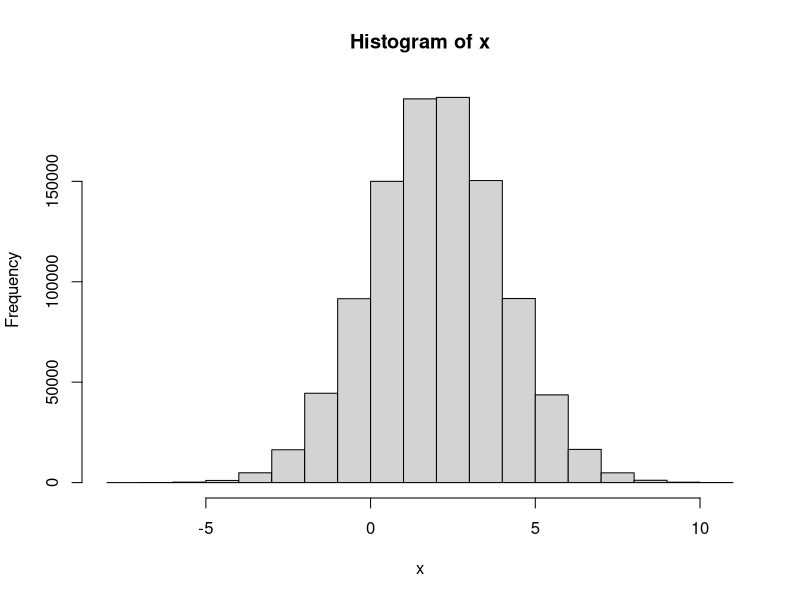

Source code (R):
## ---- chunk 1
x = rnorm(10^6, mean = 2, sd = 2)
hist(x)
# long computation
Sys.sleep(3)
## ---- chunk 2
a = 5
## ---- chunk 3
(b = 2*a)
